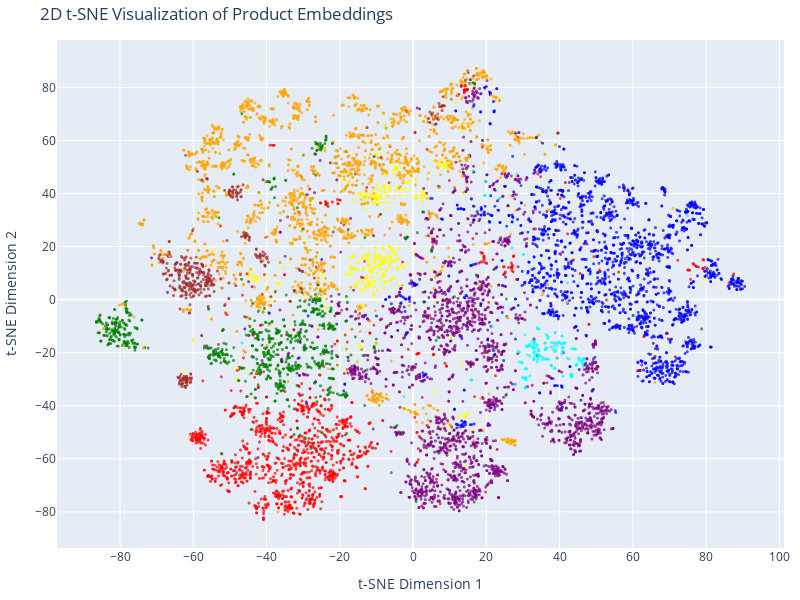

Notebook cell for this chart:
### Code cell
fig = go.Figure(data=[go.Scattergl(
    x=vectors_2d[:, 0],
    y=vectors_2d[:, 1],
    mode='markers',
    marker=dict(
        color=colours,
        size=3,
        opacity=0.7),
        text=[f"Category: {c}<br>Text: {d[:60]}..." for c, d in zip(categories, documents)],
        hoverinfo='text'
    )])

fig.update_layout(
    title="2D t-SNE Visualization of Product Embeddings",
    xaxis_title="t-SNE Dimension 1",
    yaxis_title="t-SNE Dimension 2",
    width=800,
    height=600,
    margin=dict(r=10, b=10, l=10, t=40)
)

### Figure 1 — Plotly figure (JSON) as saved in the notebook; plotly's stock layout.template omitted (floating-point values rounded to 4 significant figures; data arrays with more than 128 entries replaced by an {"elided": "..."} marker saying what was removed)
{"data": [{"hoverinfo": "text", "marker": {"color": {"elided": "10000 str values"}, "opacity": 0.7, "size": 3}, "mode": "markers", "text": {"elided": "10000 str values"}, "type": "scattergl", "x": {"elided": "10000 float values"}, "y": {"elided": "10000 float values"}}], "layout": {"height": 600, "margin": {"b": 10, "l": 10, "r": 10, "t": 40}, "title": {"text": "2D t-SNE Visualization of Product Embeddings"}, "width": 800, "xaxis": {"title": {"text": "t-SNE Dimension 1"}}, "yaxis": {"title": {"text": "t-SNE Dimension 2"}}}}
